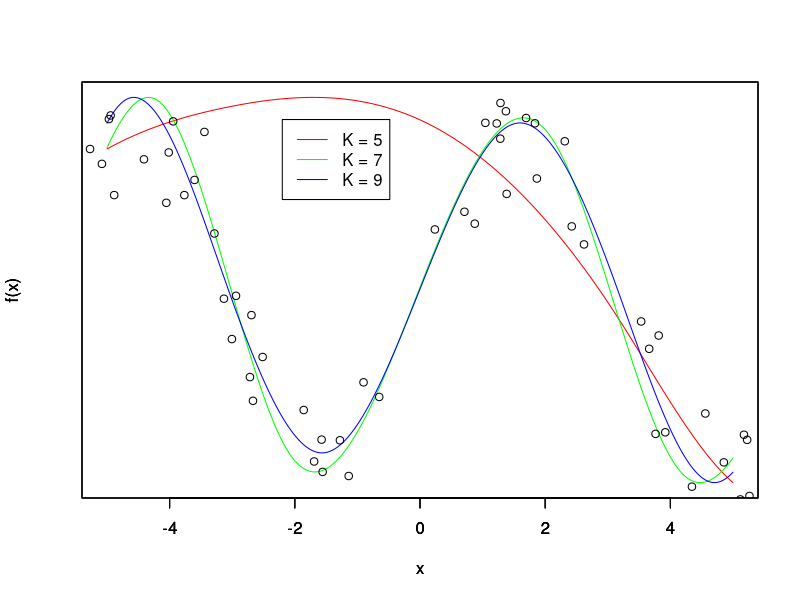

R code for this plot:
# Clear environment
rm(list = ls())

# Setting Japanese font (for MacOSX)
# par(family= "HiraKakuProN-W3")

# Chapter6 e.g.54
# スプライン回帰の実装。
# sin(x)に近いデータセットを生成し、K = 5, 7, 9のスプライン回帰を行う。
n <- 100
x <- rnorm(n) * 2 * pi
y <- sin(x) + 0.2 * rnorm(n)
col_set <- c("red", "green", "blue")
K_set <- c(5, 7, 9) # 数直線空間の区切り数

# スプライン回帰処理
for (k in 1:3) {
  K <- K_set[k]
  knots <- seq(-2 * pi, 2 * pi, length = K) # 区切り点の設定
  X <- matrix(nrow = n, ncol = K + 4)
  for (i in 1:n) {
    X[i, 1] <- 1
    X[i, 2] <- x[i]
    X[i, 3] <- x[i] ^ 2
    X[i, 4] <- x[i] ^ 3
    for (j in 1:K) {
      X[i, j + 4] <- max((x[i] - knots[j]) ^ 3, 0) # 説明変数行列Xの計算の実装に注目。
    }
  }
  beta <- solve(t(X) %*% X) %*% t(X) %*% y # 最小二乗推定値の計算
  f <- function(x) { # スプライン曲線描画用関数
    S <- beta[1] + beta[2] * x + beta[3] * x ^ 2 + beta[4] * x ^ 3
    for (j in 1:K) {
      S <- S + beta[j + 4] * max((x - knots[j]) ^ 3, 0) # ここの実装も賢い。
    }
    return(S)
  }
  u_seq <- seq(-5, 5, 0.02) # スプライン曲線描画用x値
  v_seq <- NULL # スプライン曲線描画用y値
  for (u in u_seq) {
    v_seq <- c(v_seq, f(u))
  }
  plot(u_seq, v_seq, 
       type = "l", 
       col = col_set[k],
       yaxt = "n", 
       xlab = "x", ylab = "f(x)")
  par(new = TRUE)
}
points(x, y)
legend(-2.2, 1, 
       paste0("K = ", K_set),
       lty = 1,
       col = col_set)
